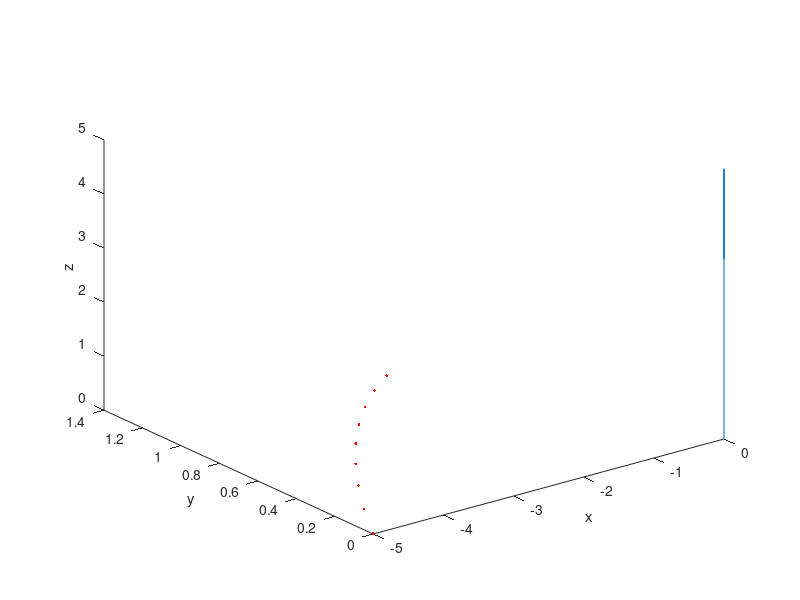

Recreate this plot in MATLAB. (Note: this script raises an error after producing the figure.)
clear;
close all;
fig_i = 1;

%% Initialize constants
g = 9.82; %m/s^2
D = [0; -1; 0]; %Direction of gravity

%% Get camera matrix

P = eye(3,4);
K = eye(3);

P_tilde = K\P;

R = P_tilde(1:3,1:3);
t = P_tilde(1:3,4);

%% Get the time difference
delta_t = 1/25; %Framerate of video.
nbr_frames = 9;
timeVec = (0:nbr_frames-1)*delta_t;

%% Generate 3D data

X0 = [-5; 0; 0.01];

V0 = [10; 5; 0];

X = X0*ones(1,length(timeVec)) + V0*timeVec + g/2*D*timeVec.^2;

figure(fig_i);
fig_i = fig_i + 1;
clf;
plot3(X(1,:), X(2,:), X(3,:), '.r')
hold on;
quiver3(0, 0, 0, 0, 0, 1, 5)
xlabel('x');
ylabel('y');
zlabel('z');

X = [X; ones(1,size(X,2))];

%% Project 3D data

x = P*X;


lambda_corr = x(3,:); %The correct values that should be found;

x = pflat(x);
x_noDisturb = x;

maxDev = min(max(x(1,:)) - min(x(1,:)), max(x(2,:)) - min(x(2,:)));
distSize = 3;
disturbations = mvnrnd([0 0],distSize*eye(2), nbr_frames)';
figure(6)
plot(disturbations(1,:), disturbations(2,:),'.')
maxDisturb = max(sqrt(sum(disturbations.^2,1)))
x_perc_disturb = (x_noDisturb-x)./x_noDisturb


useDisturbations = 0;
if ~useDisturbations
    maxDisturb = 1;
end
x(1,:) = x(1,:) + useDisturbations*disturbations(1,:);
x(2,:) = x(2,:) + useDisturbations*disturbations(2,:);





x_tilde = pflat(K\x);
figure(fig_i)
clf;
fig_i = fig_i + 1;
plot(x_tilde(1,:), x_tilde(2,:), '.b');

figure(fig_i)
clf;
fig_i = fig_i + 1;
plot(x(1,:), x(2,:), '.b');
hold on;
plot(x_noDisturb(1,:), x_noDisturb(2,:),'r');



%% Establish b and A matrices. 


%Starting not at x0, but x1:
N = size(X,2) - 1;
x0_tilde = x_tilde(:,1);
% i*delta_t is substituted by t;
%b can now quickly be calculated by:
b = -g/2*R*D*(timeVec(2:end)).^2;
b = b(:);

%but I will also do this inside for loop:
% b_old = b;
% b = b*0;

A = zeros(3*N, 3+1+N);

Rdt = R*delta_t;

for i = 1:N
    curr_start_row = (i-1)*3+1;
    curr_end_row = curr_start_row + 2;
    curr_start_col = i+3+1;
    x_index = i + 1; %because first sample is x0_tilde
    A(curr_start_row:curr_end_row, 1:3) = Rdt*i;
    A(curr_start_row:curr_end_row, 4) = x0_tilde;
    A(curr_start_row:curr_end_row, curr_start_col) = -x_tilde(:,x_index);
end

sol = A\b;
Result_and_correct = [sol, [V0; lambda_corr']]
V0_sol = sol(1:3);
X0_sol = R'*(sol(4)*x0_tilde - t);
Result_and_correctVX = [[X0_sol; V0_sol], [X0; V0]]
G = D*g;
[maxDevLSQ, xp_lsq, Xdist_lsq, X_lsq] = reproj_error(R, t, X0_sol, V0_sol, timeVec, G, x_tilde, X)





%% Minimize reprojection error

%Here it is very important that x_tilde is pflatted, which it should
%already be:
x_tilde = pflat(x_tilde);
%The whole x vector is used, so timeVec should be used.
G = D*g;
cf = @(X, gamma) cfunc(X(1:6), gamma, X(end), x_tilde, R, t, timeVec, G)

gamma_l = 0;
gamma_u = maxDisturb

V0_sol = sol(1:3);
X0_sol = R'*(sol(4)*x0_tilde - t);
s = 0;
lb = -inf*ones(7,1);
lb(end) = -0.1;

X_guess = [X0_sol; V0_sol; s];

TOL = 1e-3;
fun = @(X) X(end); %Trying to minimize s, which will be in position 7 of X.
while ((gamma_u - gamma_l) > TOL)

    gamma = (gamma_l + gamma_u)/2;
    cf_fixGamma = @(X) cf(X, gamma);
    [xsol, fsol,exitflag] = fmincon(fun,X_guess,[],[],[] ,[] ,lb,[],cf_fixGamma);
                           %fmincon(fun,x0,      A, b,Aeq,beq,lb,ub,nonlcon)
    
    cf_test = max(cf_fixGamma(xsol));
    exitflag;
    if (fsol <= 0 && exitflag ~= -2 && exitflag ~= 0)
        X_guess = xsol;
        gamma_u = gamma;
        X_guess(end) = 1;
    else 
        gamma_l = gamma;
    end
end

if X_guess(end) < 1
    disp('Did not change solution')
end
cf_fixS_0 = @(X) cfunc(X(1:6), X(end), 0, x_tilde, R, t, timeVec, G)
X_guess(end) = gamma;
lb(end) = 0;
[X_opt, fsol,exitflag] = fmincon(fun,X_guess,[],[],[] ,[] ,lb,[],cf_fixS_0);

disp('OPTIMAL SOLUTION (REPROJECTION ERROR)')
X_opt = X_guess;
X0_new = X_guess(1:3)
V0_new = X_guess(4:6)

Result_and_correctVX = [[X0; V0], [X0_sol; V0_sol], [X0_new; V0_new]]
[maxDevRep, xp_rep, Xdist_rep, X_rep] = reproj_error(R, t, X0_new, V0_new, timeVec, G, x_tilde, X);
disp('First part done')

maxDevs = [maxDevLSQ maxDevRep; Xdist_lsq, Xdist_rep]
latex = [[X0_sol; V0_sol]',  Xdist_lsq, maxDevLSQ, [X0_new; V0_new]', Xdist_rep, maxDevRep]
latex_corr = [X0', V0']
latex_lsq = [[X0_sol; V0_sol]',  Xdist_lsq, maxDevLSQ]
latex_rep = [[X0_new; V0_new]', Xdist_rep, maxDevRep]
%%
figure(fig_i)
clf;
fig_i = fig_i + 1;
plot(x_tilde(1,:), x_tilde(2,:), 'r');
hold on;
plot(xp_lsq(1,:), xp_lsq(2,:),'.r');
plot(xp_rep(1,:), xp_rep(2,:),'.b');

x_noDist_tilde = pflat(K\x_noDisturb);

figure(fig_i)
clf;
fig_i = fig_i + 1;
plot(x_noDist_tilde(1,:), x_noDist_tilde(2,:),'r');
hold on;
plot(xp_lsq(1,:), xp_lsq(2,:),'.r');
plot(xp_rep(1,:), xp_rep(2,:),'.b');

%% USE CONICS
% Find projected conic:

% Setup matrix in (1.4):

% x_p = x_tilde;
% N_conics = size(x_p,2);
% 
% x_vec = (x_p(1,:))';
% y_vec = (x_p(2,:))';
% x2 = x_vec.^2;
% xy = x_vec.*y_vec;
% y2 = y_vec.^2;
% 
% A_conic = [x2, xy, y2, x_vec, y_vec, ones(N_conics,1)];
% 
% [~, ~, V] = svd(A_conic);
% c_vec = V(:,end);
% a = c_vec(1); b = c_vec(2); c = c_vec(3); d = c_vec(4); e = c_vec(5); f = c_vec(6);
% % Eq (1.3)
% C = [a, b/2, d/2; b/2, c, e/2; d/2, e/2, f];
% 
% figure(fig_i)
% fig_i = fig_i + 1;
% plot(diag(x_p'*C*x_p))

%% 
